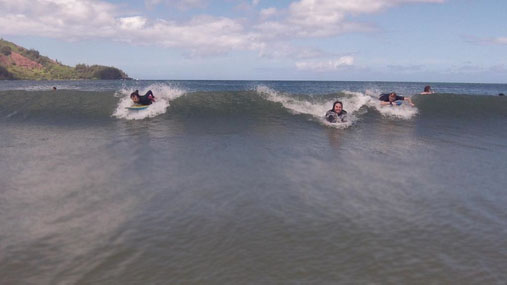
#> input picture InitialImage-1.jpg, 507 x 285 px
$ python SeamCarving.py
#> lines starting #> are read from the running program, lines starting #| are printed output that depends on the picture
# SeamCarving.py
# CSC 301 Spring 2024
# Authors: Timur Kasimov, Peter Murphy, Krishna Nayar
# Date: May 9th, 2024


from PIL import Image, ImageDraw
import numpy as np
import math
import pandas as pd


#CONSTANTS
FILENAME = "InitialImage-1.jpg"
DESIRED_WIDTH = 408


'''
get_energy_matrix: constructs a matrix of energies for each pixel where energy is related
to how similar each pixel is to its neighbouring pixels

INPUTS:
image: the image

OUTPUTS:
energy_matrix: the energy matrix
'''
def get_energy_matrix(image):

    width, height = image.size
    #declare the energy matrix
    energy_matrix = np.zeros((height, width))

    # fill in the energy matrix, one entry/pixel at a time
    for i in range(width):
        for j in range(height):
            energyFunction(energy_matrix, i, j, width, height, image)

    return energy_matrix


'''
energyFunction: gets an energy for a specific pixel

INPUTS:
e: energy matrix
x: row index of the pixel
y: column index of the pixel
width: width of the image / energy matrix
height: height of the image / energy matrix
image: the image

OUTPUTS:
none, modifies the energy matrix directly
'''
def energyFunction (e, x, y, width, height, image):
    if(x ==0 or y ==0 or x == width-1 or y == height - 1):
        e[y][x] = 1000
    else:
        #get rgb values for up, down, left, right pixels
        up = image.getpixel((x,y-1))
        down = image.getpixel((x,y+1))
        left = image.getpixel((x-1,y))
        right = image.getpixel((x+1,y))
        #calculate the differences in vertical and horizontal directions
        deltaYSquare = ((up[0]-down[0])**2) + ((up[1]-down[1])**2) + ((up[2]-down[2])**2)
        deltaXSquare = ((left[0]-right[0])**2) + ((left[1]-right[1])**2) + ((left[2]-right[2])**2)
        # update the energy matrix
        e[y][x] = math.sqrt(deltaXSquare + deltaYSquare)


"""
auxillary_matrices: creates solution_matrix with min paths' costs and path_matrix


INPUTS
energy_matrix: a matrix of energies for each pixel in the image

OUTPUTS
solution_matrix: the matrix of min paths' costs that helps us figure out
                 the actual path
path_matrix: the matrix of -1,0,1 that helps us figure out the actual path
"""
def auxillary_matrices(energy_matrix):
    rows = energy_matrix.shape[0]
    cols = energy_matrix.shape[1]

    solution_matrix = np.zeros((rows, cols))
    path_matrix = np.arange(rows*cols).reshape((rows,cols))

    min_energy = math.inf

    # USE BOTTOM - UP APPROACH

    #start at the last row, just copy the last row of energy matrix
    solution_matrix[rows-1, 0:] = energy_matrix[rows-1, 0:]


    for row in range(rows-2, -1, -1):
        for col in range(cols):

            # figure out left, right, down
            left = math.inf
            right = math.inf
            if (col != 0): # not in first column, check left
                left = energy_matrix[row, col] + solution_matrix[row+1, col-1]

            if (col != cols-1): # not in last column, check right
                right = energy_matrix[row, col] + solution_matrix[row+1, col+1]

            down = energy_matrix[row, col] + solution_matrix[row+1, col]


            # find optimal solution
            solution = min(left, down, right)
            solution_matrix[row, col] = solution

            # figure out the path and record it in path_matrix
            if (solution == left):
                path_matrix[row, col] = -1
            elif (solution == right):
                path_matrix[row, col] = 1
            else:
                path_matrix[row, col] = 0

            '''
            storing paths:
            left: -1
            down: 0
            right: 1
            '''


    return solution_matrix, path_matrix


"""
get_seam: creates a list of coordinates for pixels that are to be removed

INPUTS
solution_matrix: a matrix of optimal solutions for each pixel
path_matrix: a matrix of paths that corresponds to optimal solutions

OUTPUTS
seam: a list of coordinates of pixels to be removed
"""
def get_seam(solution_matrix, path_matrix):

    rows = solution_matrix.shape[0]
    cols = solution_matrix.shape[1]

    row = 0

    min_value_index = 0
    # find the startinf point of the seam from the first row of the solution matrix
    for i in range(cols):
        if (solution_matrix[0, i] < solution_matrix[0, min_value_index]):
            min_value_index = i

    col = min_value_index
    # declare the seam as a list of coordinates corresponding to pixels
    seam = []

    # iterate through each row
    while (row < rows):
        # use path matrix to append the next pixel to seam
        seam.append((row, col))
        col += path_matrix[row, col]
        row += 1

    return seam


"""
delete_seam: reduces an image by cutting out a vertical seam

INPUTS
image: an image object to be reduced
seam: a vector of coordinates representing the seam to be removed

OUTPUTS
image: the reduced image
"""
def delete_seam(img, seam, energy_matrix):

    # create a boolean mask of the img matrix
    mask = np.ones(img.shape, dtype=bool)
    mask1 = np.ones(energy_matrix.shape, dtype=bool)

    # for every pixel in the seam, set the correspoding mask's matrix to false
    for pixel in seam:
        mask[pixel[0],pixel[1], :] = False
        mask1[pixel[0], pixel[1]] = False


    # reconstruct the img matrix by omitting the corresponding false values
    # using the mask matrix
    img = img[mask].reshape(img.shape[0], img.shape[1]-1, 3)
    energy_matrix = energy_matrix[mask1].reshape(img.shape[0], img.shape[1])
    # print(img.shape)


    return img, energy_matrix


'''
seam_carve: the driving function that iteratively reduces one seams from image

INPUTS:
image: the image to be reduced
desired_width: the desired width dimension of the image

OUTPUTS:
image: the reduced image
'''
def seam_carve(image, desired_width):
    #define number of needed iterations
    iter = image.size[0] - desired_width

    #get energy matrix
    energy_matrix = get_energy_matrix(image)

    # save initial energy matrix
    df = pd.DataFrame(data = energy_matrix[1:-1,1:-1])
    df.to_csv('./energy.csv', sep=',', header=False, index=False)


    # transform the image object into a 3d array
    img = np.array(image).astype(int)

    # for loop to delete one seam at a time
    for i in range(iter):
        print("iteration:", i+1)

        # get solution_matrix and path_matrix
        solution_matrix, path_matrix = auxillary_matrices(energy_matrix)

        # get the seam to delete
        seam = get_seam(solution_matrix, path_matrix)
        if (i == 0):
            # save first seam
            df = pd.DataFrame(data = seam)
            df.to_csv('./seam1.csv', sep=',', header=False, index=False)

        # update the image and energy matrix by deleting the seam
        img, energy_matrix = delete_seam(img, seam, energy_matrix)


    # put the image object back together with the seam deleted
    image = Image.fromarray(img.astype(np.uint8), mode = "RGB")

    return image


"""
Python's "main function" block.
"""
if __name__ == "__main__":
    image = Image.open(FILENAME)
#> image is the input picture: PIL image 507x285 RGB; mean R, G, B 127.7, 128.2, 138.8
    image.show()
    image = seam_carve(image, DESIRED_WIDTH)
#> the loop in get_energy_matrix, `for i in range(width):` made 507 passes
#> after the loop in get_energy_matrix, `for i in range(width):`:
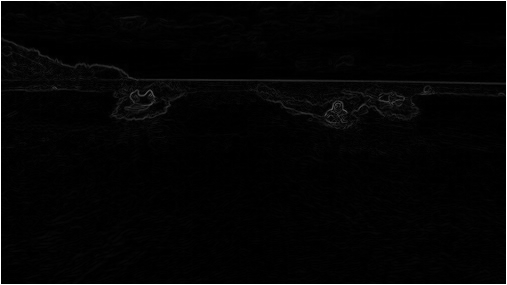
#> energy_matrix: shape (285, 507) float64; min 0, max 1000, mean 23.2; drawn with min black and max white
#> the loop in seam_carve, `for i in range(iter):` made 99 passes
#> pass 1, in seam_carve, `solution_matrix, path_matrix = auxillary_matrices(energy_matrix)`:
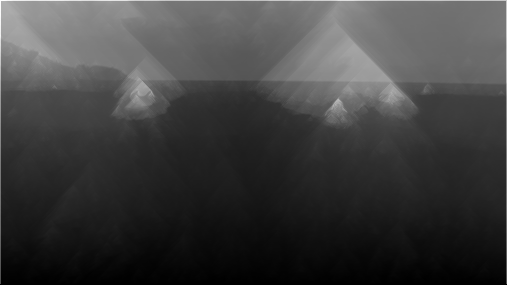
#> solution_matrix: shape (285, 507) float64; min 1000, max 4219.7, mean 1794.6; drawn with min black and max white
#> after the loop in seam_carve, `for i in range(iter):`:
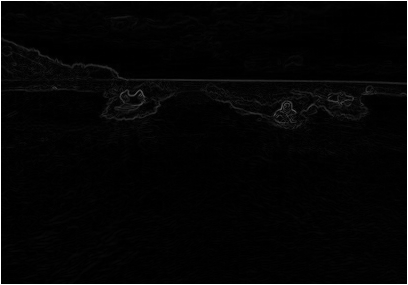
#> energy_matrix: shape (285, 408) float64; min 0, max 1000, mean 25.6; drawn with min black and max white
#> after the loop in seam_carve, `for i in range(iter):`:
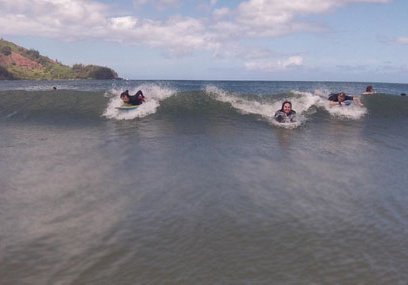
#> img: shape (285, 408, 3) int64; mean R, G, B 129.6, 129.2, 139.2
#> after the loop in seam_carve, `for i in range(iter):`:
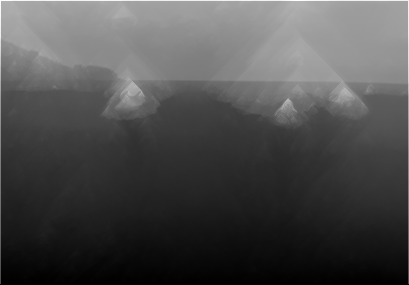
#> solution_matrix: shape (285, 409) float64; min 1000, max 4317.5, mean 2002.2; drawn with min black and max white
    image.show()
    image.save("FinalImage.jpg")
